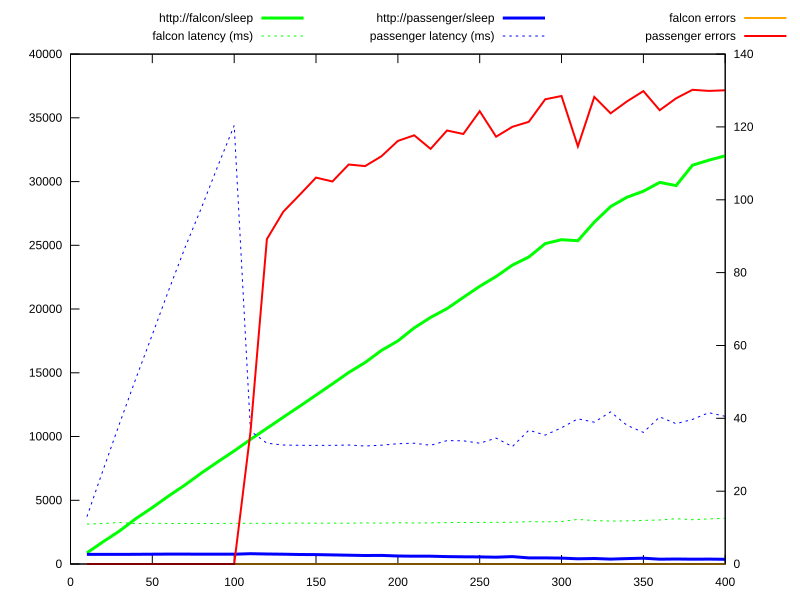

gnuplot code for this plot:
set datafile separator ","
set terminal svg size 800, 600 enhanced; set key left above

set ytics nomirror
set y2tics

set style line 1 lt 2 lc rgb "green" lw 3
set style line 2 lt 2 lc rgb "green" lw 1 dt 2
set style line 3 lt 2 lc rgb "blue" lw 3 
set style line 4 lt 2 lc rgb "blue" lw 1 dt 2
set style line 5 lt 2 lc rgb "orange" lw 2 
set style line 6 lt 2 lc rgb "red" lw 2


plot \
	'sleep.txt' using 1:2 with lines title "http://falcon/sleep" axis x1y1 ls 1, \
	'sleep.txt' using 1:3 with lines title "falcon latency (ms)" axis x1y2 ls 2, \
	'sleep.txt' using 1:5 with lines title "http://passenger/sleep" axis x1y1 ls 3, \
	'sleep.txt' using 1:6 with lines title "passenger latency (ms)" axis x1y2 ls 4, \
	'sleep.txt' using 1:4 with lines title "falcon errors" axis x1y1 ls 5, \
	'sleep.txt' using 1:7 with lines title "passenger errors" axis x1y1 ls 6
